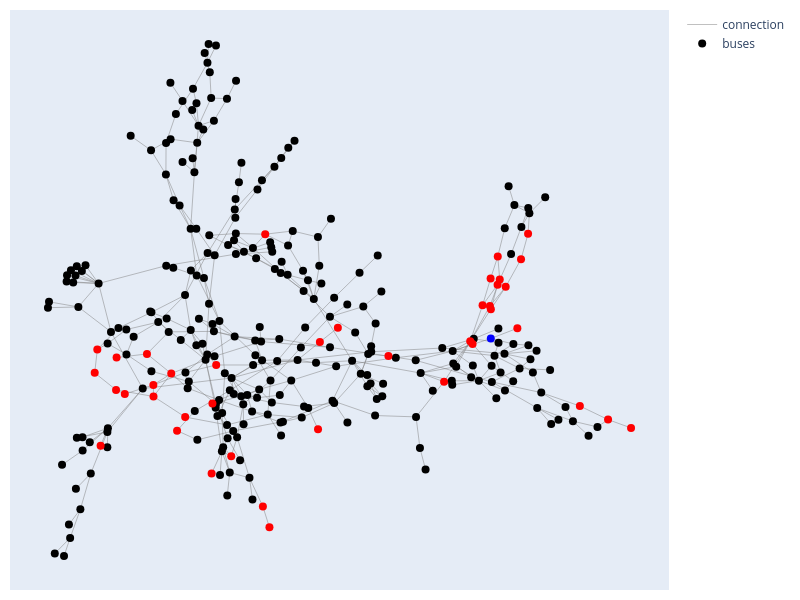
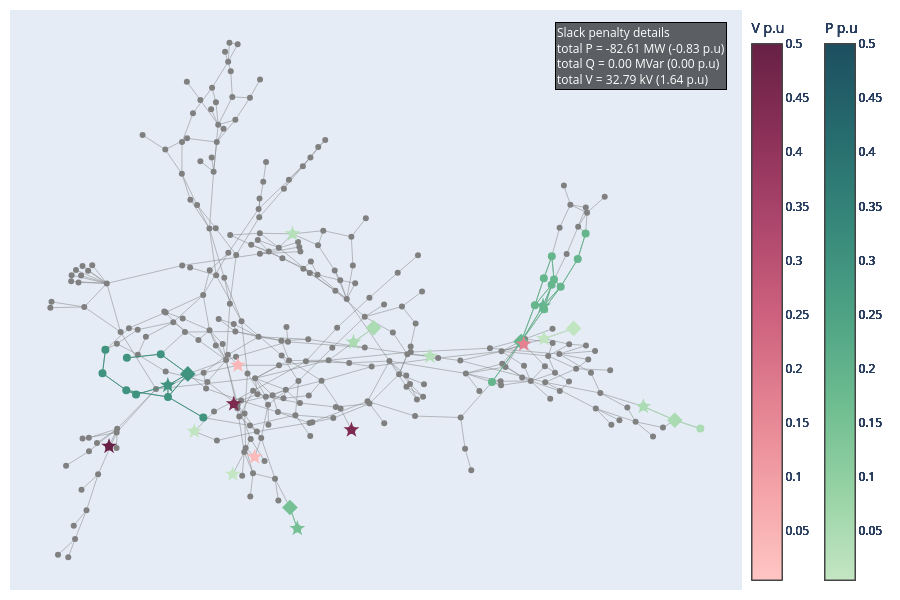

The cell these charts' notebook holds for them, in order:
### Code cell
plot_graph(G_1, pos, '[VL1_0]').show()
clusters = slack_subgraph(G_1, data_grouped_1)
data_grouped_1 = cluster_subgraph(G_1, clusters, data_grouped_1, dist)
fig = plot_slack_cluster(G_1, pos, clusters,data_grouped_1,data, col_centroid='centroid')
fig.show()

### Figure 1 — Plotly figure (JSON) as saved in the notebook; plotly's stock layout.template omitted (floating-point values rounded to 4 significant figures; data arrays with more than 128 entries replaced by an {"elided": "..."} marker saying what was removed)
{"data": [{"hoverinfo": "text", "hovertemplate": "%{text}<extra></extra>", "line": {"color": "gray", "width": 0.5}, "mode": "lines", "name": "connection", "text": {"elided": "409 str values"}, "type": "scatter", "x": {"elided": "1227 float values"}, "y": {"elided": "1227 float values"}}, {"hoverinfo": "text", "hovertemplate": "%{text}<extra></extra>", "marker": {"color": {"elided": "300 str values"}, "size": 8}, "mode": "markers", "name": "buses", "text": {"elided": "300 str values"}, "type": "scatter", "x": {"elided": "300 float values"}, "y": {"elided": "300 float values"}}], "layout": {"height": 600, "margin": {"b": 10, "l": 10, "r": 10, "t": 10}, "showlegend": true, "width": 800, "xaxis": {"visible": false}, "yaxis": {"visible": false}}}

### Figure 2 — Plotly figure (JSON) as saved in the notebook; plotly's stock layout.template omitted (floating-point values rounded to 4 significant figures; data arrays with more than 128 entries replaced by an {"elided": "..."} marker saying what was removed)
{"data": [{"hovertemplate": "%{text}<extra></extra>", "line": {"color": "grey", "width": 0.5}, "mode": "lines", "name": "edges", "text": {"elided": "818 str values"}, "type": "scatter", "x": {"elided": "1227 float values"}, "y": {"elided": "1227 float values"}}, {"hovertemplate": "%{text}<extra></extra>", "marker": {"color": "gray", "size": 6}, "mode": "markers", "name": "All nodes", "text": {"elided": "259 str values"}, "type": "scatter", "x": {"elided": "259 float values"}, "y": {"elided": "259 float values"}}, {"hovertemplate": "%{text}<extra></extra>", "marker": {"cmax": 0.5, "cmin": 0.004949, "color": "rgb(193, 229, 193)", "colorbar": {"title": {"text": "P p.u"}, "x": 1.1}, "colorscale": [[0, "rgb(196, 230, 195)"], [0.1667, "rgb(150, 210, 164)"], [0.3333, "rgb(109, 188, 144)"], [0.5, "rgb(77, 162, 132)"], [0.6667, "rgb(54, 135, 122)"], [0.8333, "rgb(38, 107, 110)"], [1, "rgb(29, 79, 96)"]], "size": 12, "symbol": "star"}, "mode": "markers", "name": "Centroids", "text": ["Centroid: VL1_0<br>Gen: [nan]<br>Controle voltage type: N/A<br>Controle voltage location: N/A<br>Controle voltage status: N/A<br>Transfo: [nan]<br>Shunt: [nan]<br>Load: ['VL1_0_load']<br>number of nodes: 2<br><br>Total P = -1.0224 MW (-0.01 p.u)<br>Total Q = 0.00 MVar (0.00 p.u)<br>Total V = 0.00 kV (0.0000 p.u)"], "type": "scatter", "x": [0.5316], "y": [-0.0427]}, {"hovertemplate": "%{text}<extra></extra>", "marker": {"color": "rgb(193, 229, 193)", "size": 12, "symbol": "diamond"}, "mode": "markers", "name": "Second centroids", "text": ["Second centroid: VL7001_0<br>Gen: ['B7001-G']<br>Transfo: [nan]<br>Shunt: [nan]<br>Load: [nan]<br>"], "type": "scatter", "x": [0.6006], "y": [-0.006537]}, {"line": {"color": "rgb(193, 229, 193)", "width": 1}, "mode": "lines", "type": "scatter", "x": [0.5316, 0.6006, null], "y": [-0.0427, -0.006537, null]}, {"hovertemplate": "%{text}<extra></extra>", "marker": {"color": "rgb(193, 229, 193)", "size": 8, "symbol": "circle"}, "mode": "markers", "text": ["VL1_0<br>slack: [-0.005839] p.u <br>type: ['P']", "VL7001_0<br>slack: [-0.004384] p.u <br>type: ['P']"], "type": "scatter", "x": [0.5316, 0.6006], "y": [-0.0427, -0.006537]}, {"hovertemplate": "%{text}<extra></extra>", "marker": {"cmax": 0.5, "cmin": 0.004949, "color": "rgb(171, 219, 178)", "colorbar": {"title": {"text": "P p.u"}, "x": 1.1}, "colorscale": [[0, "rgb(196, 230, 195)"], [0.1667, "rgb(150, 210, 164)"], [0.3333, "rgb(109, 188, 144)"], [0.5, "rgb(77, 162, 132)"], [0.6667, "rgb(54, 135, 122)"], [0.8333, "rgb(38, 107, 110)"], [1, "rgb(29, 79, 96)"]], "size": 12, "symbol": "star"}, "mode": "markers", "name": "Centroids", "text": ["Centroid: VL27_0<br>Gen: [nan]<br>Controle voltage type: N/A<br>Controle voltage location: N/A<br>Controle voltage status: N/A<br>Transfo: [nan]<br>Shunt: [nan]<br>Load: ['VL27_0_load']<br>number of nodes: 3<br><br>Total P = -4.9319 MW (-0.05 p.u)<br>Total Q = 0.00 MVar (0.00 p.u)<br>Total V = 0.00 kV (0.0000 p.u)"], "type": "scatter", "x": [0.7627], "y": [-0.2817]}, {"hovertemplate": "%{text}<extra></extra>", "marker": {"color": "rgb(171, 219, 178)", "size": 12, "symbol": "diamond"}, "mode": "markers", "name": "Second centroids", "text": ["Second centroid: VL26_0<br>Gen: [nan]<br>Transfo: [nan]<br>Shunt: [nan]<br>Load: ['VL26_0_load']<br>"], "type": "scatter", "x": [0.8358], "y": [-0.3298]}, {"line": {"color": "rgb(171, 219, 178)", "width": 1}, "mode": "lines", "type": "scatter", "x": [0.8955, 0.8358, null, 0.7627, 0.8358, null], "y": [-0.3594, -0.3298, null, -0.2817, -0.3298, null]}, {"hovertemplate": "%{text}<extra></extra>", "marker": {"color": "rgb(171, 219, 178)", "size": 8, "symbol": "circle"}, "mode": "markers", "text": ["VL320_0<br>slack: [-0.004087] p.u <br>type: ['P']", "VL27_0<br>slack: [-0.043848] p.u <br>type: ['P']", "VL26_0<br>slack: [-0.001384] p.u <br>type: ['P']"], "type": "scatter", "x": [0.8955, 0.7627, 0.8358], "y": [-0.3594, -0.2817, -0.3298]}, {"hovertemplate": "%{text}<extra></extra>", "marker": {"cmax": 0.5, "cmin": 0.004949, "color": "rgb(251, 187, 187)", "colorbar": {"title": {"text": "V p.u"}, "x": 1}, "colorscale": [[0, "rgb(255, 198, 196)"], [0.1667, "rgb(244, 163, 168)"], [0.3333, "rgb(227, 129, 145)"], [0.5, "rgb(204, 96, 125)"], [0.6667, "rgb(173, 70, 108)"], [0.8333, "rgb(139, 48, 88)"], [1, "rgb(103, 32, 68)"]], "size": 12, "symbol": "star"}, "mode": "markers", "name": "Centroids", "text": ["Centroid: VL76_0<br>Gen: ['B76-G']<br>Controle voltage type: GENERATOR<br>Controle voltage location: [VL76_0]<br>Controle voltage status: MAIN<br>Transfo: [nan]<br>Shunt: [nan]<br>Load: ['VL76_0_load']<br>number of nodes: 1<br><br>Total P = 0.0000 MW (0.00 p.u)<br>Total Q = 0.00 MVar (0.00 p.u)<br>Total V = 3.64 kV (0.0317 p.u)"], "type": "scatter", "x": [-0.1417], "y": [-0.4594]}, {"line": {"color": "rgb(251, 187, 187)", "width": 1}, "mode": "lines", "type": "scatter", "x": [], "y": []}, {"hovertemplate": "%{text}<extra></extra>", "marker": {"color": "rgb(251, 187, 187)", "size": 8, "symbol": "circle"}, "mode": "markers", "text": ["VL76_0<br>slack: [0.031693] p.u <br>type: ['V']"], "type": "scatter", "x": [-0.1417], "y": [-0.4594]}, {"hovertemplate": "%{text}<extra></extra>", "marker": {"cmax": 0.5, "cmin": 0.004949, "color": "rgb(64, 147, 126)", "colorbar": {"title": {"text": "P p.u"}, "x": 1.1}, "colorscale": [[0, "rgb(196, 230, 195)"], [0.1667, "rgb(150, 210, 164)"], [0.3333, "rgb(109, 188, 144)"], [0.5, "rgb(77, 162, 132)"], [0.6667, "rgb(54, 135, 122)"], [0.8333, "rgb(38, 107, 110)"], [1, "rgb(29, 79, 96)"]], "size": 12, "symbol": "star"}, "mode": "markers", "name": "Centroids", "text": ["Centroid: VL110_0<br>Gen: [nan]<br>Controle voltage type: N/A<br>Controle voltage location: N/A<br>Controle voltage status: N/A<br>Transfo: [nan]<br>Shunt: [nan]<br>Load: ['VL110_0_load']<br>number of nodes: 10<br><br>Total P = -29.8138 MW (-0.30 p.u)<br>Total Q = 0.00 MVar (0.00 p.u)<br>Total V = 0.00 kV (0.0000 p.u)"], "type": "scatter", "x": [-0.3438], "y": [-0.2071]}, {"hovertemplate": "%{text}<extra></extra>", "marker": {"color": "rgb(64, 147, 126)", "size": 12, "symbol": "diamond"}, "mode": "markers", "name": "Second centroids", "text": ["Second centroid: VL99_0<br>Gen: [nan]<br>Transfo: [nan]<br>Shunt: [nan]<br>Load: ['VL99_0_load']<br>"], "type": "scatter", "x": [-0.2973], "y": [-0.1668]}, {"line": {"color": "rgb(64, 147, 126)", "width": 1}, "mode": "lines", "type": "scatter", "x": [-0.4405, -0.3433, null, -0.4405, -0.4178, null, -0.4405, -0.4959, null, -0.4959, -0.4891, null, -0.3603, -0.2973, null, -0.3603, -0.4391, null, -0.3433, -0.2973, null, -0.3433, -0.3438, null, -0.3433, -0.2612, null, -0.3438, -0.2973, null, -0.3438, -0.4178, null], "y": [-0.2247, -0.2479, null, -0.2247, -0.2394, null, -0.2247, -0.1644, null, -0.1644, -0.08177, null, -0.09726, -0.1668, null, -0.09726, -0.1103, null, -0.2479, -0.1668, null, -0.2479, -0.2071, null, -0.2479, -0.3208, null, -0.2071, -0.1668, null, -0.2071, -0.2394, null]}, {"hovertemplate": "%{text}<extra></extra>", "marker": {"color": "rgb(64, 147, 126)", "size": 8, "symbol": "circle"}, "mode": "markers", "text": ["VL207_0<br>slack: [-0.029214] p.u <br>type: ['P']", "VL108_0<br>slack: [-0.005202] p.u <br>type: ['P']", "VL109_0<br>slack: [-0.042893] p.u <br>type: ['P']", "VL110_0<br>slack: [-0.039716] p.u <br>type: ['P']", "VL324_0<br>slack: [-0.051277] p.u <br>type: ['P']", "VL99_0<br>slack: [-0.005991] p.u <br>type: ['P']", "VL112_0<br>slack: [-0.045012] p.u <br>type: ['P']", "VL113_0<br>slack: [-0.016208] p.u <br>type: ['P']", "VL206_0<br>slack: [-0.024672] p.u <br>type: ['P']", "VL114_0<br>slack: [-0.037951] p.u <br>type: ['P']"], "type": "scatter", "x": [-0.4959, -0.3603, -0.3433, -0.3438, -0.4391, -0.2973, -0.4178, -0.2612, -0.4891, -0.4405], "y": [-0.1644, -0.09726, -0.2479, -0.2071, -0.1103, -0.1668, -0.2394, -0.3208, -0.08177, -0.2247]}, {"hovertemplate": "%{text}<extra></extra>", "marker": {"cmax": 0.5, "cmin": 0.004949, "color": "rgb(181, 224, 185)", "colorbar": {"title": {"text": "P p.u"}, "x": 1.1}, "colorscale": [[0, "rgb(196, 230, 195)"], [0.1667, "rgb(150, 210, 164)"], [0.3333, "rgb(109, 188, 144)"], [0.5, "rgb(77, 162, 132)"], [0.6667, "rgb(54, 135, 122)"], [0.8333, "rgb(38, 107, 110)"], [1, "rgb(29, 79, 96)"]], "size": 12, "symbol": "star"}, "mode": "markers", "name": "Centroids", "text": ["Centroid: VL526_0<br>Gen: [nan]<br>Controle voltage type: N/A<br>Controle voltage location: N/A<br>Controle voltage status: N/A<br>Transfo: [nan]<br>Shunt: [nan]<br>Load: ['VL526_0_load']<br>number of nodes: 1<br><br>Total P = -3.1217 MW (-0.03 p.u)<br>Total Q = 0.00 MVar (0.00 p.u)<br>Total V = 0.00 kV (0.0000 p.u)"], "type": "scatter", "x": [0.2661], "y": [-0.105]}, {"line": {"color": "rgb(181, 224, 185)", "width": 1}, "mode": "lines", "type": "scatter", "x": [], "y": []}, {"hovertemplate": "%{text}<extra></extra>", "marker": {"color": "rgb(181, 224, 185)", "size": 8, "symbol": "circle"}, "mode": "markers", "text": ["VL526_0<br>slack: [-0.031217] p.u <br>type: ['P']"], "type": "scatter", "x": [0.2661], "y": [-0.105]}, {"hovertemplate": "%{text}<extra></extra>", "marker": {"cmax": 0.5, "cmin": 0.004949, "color": "rgb(117, 192, 148)", "colorbar": {"title": {"text": "P p.u"}, "x": 1.1}, "colorscale": [[0, "rgb(196, 230, 195)"], [0.1667, "rgb(150, 210, 164)"], [0.3333, "rgb(109, 188, 144)"], [0.5, "rgb(77, 162, 132)"], [0.6667, "rgb(54, 135, 122)"], [0.8333, "rgb(38, 107, 110)"], [1, "rgb(29, 79, 96)"]], "size": 12, "symbol": "star"}, "mode": "markers", "name": "Centroids", "text": ["Centroid: VL528_0<br>Gen: [nan]<br>Controle voltage type: N/A<br>Controle voltage location: N/A<br>Controle voltage status: N/A<br>Transfo: [nan]<br>Shunt: [nan]<br>Load: ['VL528_0_load']<br>number of nodes: 2<br><br>Total P = -15.3660 MW (-0.15 p.u)<br>Total Q = 0.00 MVar (0.00 p.u)<br>Total V = 0.00 kV (0.0000 p.u)"], "type": "scatter", "x": [-0.04257], "y": [-0.7114]}, {"hovertemplate": "%{text}<extra></extra>", "marker": {"color": "rgb(117, 192, 148)", "size": 12, "symbol": "diamond"}, "mode": "markers", "name": "Second centroids", "text": ["Second centroid: VL70_0<br>Gen: [nan]<br>Transfo: [nan]<br>Shunt: [nan]<br>Load: ['VL70_0_load']<br>"], "type": "scatter", "x": [-0.0596], "y": [-0.6377]}, {"line": {"color": "rgb(117, 192, 148)", "width": 1}, "mode": "lines", "type": "scatter", "x": [-0.0596, -0.04257, null], "y": [-0.6377, -0.7114, null]}, {"hovertemplate": "%{text}<extra></extra>", "marker": {"color": "rgb(117, 192, 148)", "size": 8, "symbol": "circle"}, "mode": "markers", "text": ["VL70_0<br>slack: [-0.070265] p.u <br>type: ['P']", "VL528_0<br>slack: [-0.083396] p.u <br>type: ['P']"], "type": "scatter", "x": [-0.0596, -0.04257], "y": [-0.6377, -0.7114]}, {"hovertemplate": "%{text}<extra></extra>", "marker": {"cmax": 0.5, "cmin": 0.004949, "color": "rgb(196, 230, 195)", "colorbar": {"title": {"text": "P p.u"}, "x": 1.1}, "colorscale": [[0, "rgb(196, 230, 195)"], [0.1667, "rgb(150, 210, 164)"], [0.3333, "rgb(109, 188, 144)"], [0.5, "rgb(77, 162, 132)"], [0.6667, "rgb(54, 135, 122)"], [0.8333, "rgb(38, 107, 110)"], [1, "rgb(29, 79, 96)"]], "size": 12, "symbol": "star"}, "mode": "markers", "name": "Centroids", "text": ["Centroid: VL609_0<br>Gen: [nan]<br>Controle voltage type: N/A<br>Controle voltage location: N/A<br>Controle voltage status: N/A<br>Transfo: [nan]<br>Shunt: [nan]<br>Load: ['VL609_0_load']<br>number of nodes: 1<br><br>Total P = -0.4949 MW (-0.00 p.u)<br>Total Q = 0.00 MVar (0.00 p.u)<br>Total V = 0.00 kV (0.0000 p.u)"], "type": "scatter", "x": [-0.1926], "y": [-0.5205]}, {"line": {"color": "rgb(196, 230, 195)", "width": 1}, "mode": "lines", "type": "scatter", "x": [], "y": []}, {"hovertemplate": "%{text}<extra></extra>", "marker": {"color": "rgb(196, 230, 195)", "size": 8, "symbol": "circle"}, "mode": "markers", "text": ["VL609_0<br>slack: [-0.004949] p.u <br>type: ['P']"], "type": "scatter", "x": [-0.1926], "y": [-0.5205]}, {"hovertemplate": "%{text}<extra></extra>", "marker": {"cmax": 0.5, "cmin": 0.004949, "color": "rgb(250, 183, 184)", "colorbar": {"title": {"text": "V p.u"}, "x": 1}, "colorscale": [[0, "rgb(255, 198, 196)"], [0.1667, "rgb(244, 163, 168)"], [0.3333, "rgb(227, 129, 145)"], [0.5, "rgb(204, 96, 125)"], [0.6667, "rgb(173, 70, 108)"], [0.8333, "rgb(139, 48, 88)"], [1, "rgb(103, 32, 68)"]], "size": 12, "symbol": "star"}, "mode": "markers", "name": "Centroids", "text": ["Centroid: VL92_0<br>Gen: ['B92-G']<br>Controle voltage type: GENERATOR<br>Controle voltage location: [VL92_0]<br>Controle voltage status: MAIN<br>Transfo: [nan]<br>Shunt: [nan]<br>Load: ['VL92_0_load']<br>number of nodes: 1<br><br>Total P = 0.0000 MW (0.00 p.u)<br>Total Q = 0.00 MVar (0.00 p.u)<br>Total V = 4.74 kV (0.0412 p.u)"], "type": "scatter", "x": [-0.1807], "y": [-0.1364]}, {"line": {"color": "rgb(250, 183, 184)", "width": 1}, "mode": "lines", "type": "scatter", "x": [], "y": []}, {"hovertemplate": "%{text}<extra></extra>", "marker": {"color": "rgb(250, 183, 184)", "size": 8, "symbol": "circle"}, "mode": "markers", "text": ["VL92_0<br>slack: [0.041213] p.u <br>type: ['V']"], "type": "scatter", "x": [-0.1807], "y": [-0.1364]}, {"hovertemplate": "%{text}<extra></extra>", "marker": {"cmax": 0.5, "cmin": 0.004949, "color": "rgb(101, 182, 141)", "colorbar": {"title": {"text": "P p.u"}, "x": 1.1}, "colorscale": [[0, "rgb(196, 230, 195)"], [0.1667, "rgb(150, 210, 164)"], [0.3333, "rgb(109, 188, 144)"], [0.5, "rgb(77, 162, 132)"], [0.6667, "rgb(54, 135, 122)"], [0.8333, "rgb(38, 107, 110)"], [1, "rgb(29, 79, 96)"]], "size": 12, "symbol": "star"}, "mode": "markers", "name": "Centroids", "text": ["Centroid: VL125_0<br>Gen: ['B125-G']<br>Controle voltage type: GENERATOR<br>Controle voltage location: [VL125_0]<br>Controle voltage status: MAIN<br>Transfo: [nan]<br>Shunt: [nan]<br>Load: ['VL125_0_load']<br>number of nodes: 12<br><br>Total P = -18.9360 MW (-0.19 p.u)<br>Total Q = 0.00 MVar (0.00 p.u)<br>Total V = 0.00 kV (0.0000 p.u)"], "type": "scatter", "x": [0.5294], "y": [0.07252]}, {"hovertemplate": "%{text}<extra></extra>", "marker": {"color": "rgb(101, 182, 141)", "size": 12, "symbol": "diamond"}, "mode": "markers", "name": "Second centroids", "text": ["Second centroid: VL126_0<br>Gen: [nan]<br>Transfo: [nan]<br>Shunt: [nan]<br>Load: ['VL126_0_load']<br>"], "type": "scatter", "x": [0.4783], "y": [-0.05264]}, {"line": {"color": "rgb(101, 182, 141)", "width": 1}, "mode": "lines", "type": "scatter", "x": [0.5493, 0.5318, null, 0.5493, 0.5103, null, 0.4783, 0.5294, null, 0.4783, 0.4105, null, 0.4783, 0.5318, null, 0.4783, 0.5103, null, 0.5103, 0.5311, null, 0.5294, 0.5703, null, 0.5294, 0.5549, null, 0.5311, 0.5498, null, 0.5703, 0.6101, null, 0.5703, 0.5549, null, 0.5703, 0.5318, null, 0.5498, 0.5549, null, 0.6284, 0.6101, null], "y": [0.1475, 0.06128, null, 0.1475, 0.07523, null, -0.05264, 0.07252, null, -0.05264, -0.1954, null, -0.05264, 0.06128, null, -0.05264, 0.07523, null, 0.07523, 0.17, null, 0.07252, 0.1402, null, 0.07252, 0.1661, null, 0.17, 0.2476, null, 0.1402, 0.2381, null, 0.1402, 0.1661, null, 0.1402, 0.06128, null, 0.2476, 0.1661, null, 0.3282, 0.2381, null]}, {"hovertemplate": "%{text}<extra></extra>", "marker": {"color": "rgb(101, 182, 141)", "size": 8, "symbol": "circle"}, "mode": "markers", "text": ["VL159_0<br>slack: [-0.001093] p.u <br>type: ['P']", "VL126_0<br>slack: [-0.02631] p.u <br>type: ['P']", "VL158_0<br>slack: [-0.008532] p.u <br>type: ['P']", "VL125_0<br>slack: [-0.041426] p.u <br>type: ['P']", "VL127_0<br>slack: [-0.008037] p.u <br>type: ['P']", "VL160_0<br>slack: [-0.010004] p.u <br>type: ['P']", "VL122_0<br>slack: [-0.012645] p.u <br>type: ['P']", "VL116_1<br>slack: [-0.006171] p.u <br>type: ['P']", "VL157_0<br>slack: [-0.011378] p.u <br>type: ['P']", "VL115_1<br>slack: [-0.003046] p.u <br>type: ['P']", "VL115_0<br>slack: [-0.004744] p.u <br>type: ['P']", "VL123_0<br>slack: [-0.055973] p.u <br>type: ['P']"], "type": "scatter", "x": [0.5493, 0.4783, 0.5103, 0.5294, 0.4105, 0.5311, 0.5703, 0.5498, 0.5318, 0.6284, 0.6101, 0.5549], "y": [0.1475, -0.05264, 0.07523, 0.07252, -0.1954, 0.17, 0.1402, 0.2476, 0.06128, 0.3282, 0.2381, 0.1661]}, {"hovertemplate": "%{text}<extra></extra>", "marker": {"cmax": 0.5, "cmin": 0.004949, "color": "rgb(193, 229, 193)", "colorbar": {"title": {"text": "P p.u"}, "x": 1.1}, "colorscale": [[0, "rgb(196, 230, 195)"], [0.1667, "rgb(150, 210, 164)"], [0.3333, "rgb(109, 188, 144)"], [0.5, "rgb(77, 162, 132)"], [0.6667, "rgb(54, 135, 122)"], [0.8333, "rgb(38, 107, 110)"], [1, "rgb(29, 79, 96)"]], "size": 12, "symbol": "star"}, "mode": "markers", "name": "Centroids", "text": ["Centroid: VL154_0<br>Gen: [nan]<br>Controle voltage type: N/A<br>Controle voltage location: N/A<br>Controle voltage status: N/A<br>Transfo: [nan]<br>Shunt: ['VL154_0_shunt_compensators']<br>Load: ['VL154_0_load']<br>number of nodes: 1<br><br>Total P = -0.9534 MW (-0.01 p.u)<br>Total Q = 0.00 MVar (0.00 p.u)<br>Total V = 0.00 kV (0.0000 p.u)"], "type": "scatter", "x": [-0.2823], "y": [-0.3691]}, {"line": {"color": "rgb(193, 229, 193)", "width": 1}, "mode": "lines", "type": "scatter", "x": [], "y": []}, {"hovertemplate": "%{text}<extra></extra>", "marker": {"color": "rgb(193, 229, 193)", "size": 8, "symbol": "circle"}, "mode": "markers", "text": ["VL154_0<br>slack: [-0.009534] p.u <br>type: ['P']"], "type": "scatter", "x": [-0.2823], "y": [-0.3691]}, {"hovertemplate": "%{text}<extra></extra>", "marker": {"cmax": 0.5, "cmin": 0.004949, "color": "rgb(182, 224, 185)", "colorbar": {"title": {"text": "P p.u"}, "x": 1.1}, "colorscale": [[0, "rgb(196, 230, 195)"], [0.1667, "rgb(150, 210, 164)"], [0.3333, "rgb(109, 188, 144)"], [0.5, "rgb(77, 162, 132)"], [0.6667, "rgb(54, 135, 122)"], [0.8333, "rgb(38, 107, 110)"], [1, "rgb(29, 79, 96)"]], "size": 12, "symbol": "star"}, "mode": "markers", "name": "Centroids", "text": ["Centroid: VL173_0<br>Gen: [nan]<br>Controle voltage type: N/A<br>Controle voltage location: N/A<br>Controle voltage status: N/A<br>Transfo: [nan]<br>Shunt: ['VL173_0_shunt_compensators']<br>Load: ['VL173_0_load']<br>number of nodes: 1<br><br>Total P = -3.0405 MW (-0.03 p.u)<br>Total Q = 0.00 MVar (0.00 p.u)<br>Total V = 0.00 kV (0.0000 p.u)"], "type": "scatter", "x": [-0.05355], "y": [0.3266]}, {"line": {"color": "rgb(182, 224, 185)", "width": 1}, "mode": "lines", "type": "scatter", "x": [], "y": []}, {"hovertemplate": "%{text}<extra></extra>", "marker": {"color": "rgb(182, 224, 185)", "size": 8, "symbol": "circle"}, "mode": "markers", "text": ["VL173_0<br>slack: [-0.030405] p.u <br>type: ['P']"], "type": "scatter", "x": [-0.05355], "y": [0.3266]}, {"hovertemplate": "%{text}<extra></extra>", "marker": {"cmax": 0.5, "cmin": 0.004949, "color": "rgb(228, 130, 146)", "colorbar": {"title": {"text": "V p.u"}, "x": 1}, "colorscale": [[0, "rgb(255, 198, 196)"], [0.1667, "rgb(244, 163, 168)"], [0.3333, "rgb(227, 129, 145)"], [0.5, "rgb(204, 96, 125)"], [0.6667, "rgb(173, 70, 108)"], [0.8333, "rgb(139, 48, 88)"], [1, "rgb(103, 32, 68)"]], "size": 12, "symbol": "star"}, "mode": "markers", "name": "Centroids", "text": ["Centroid: VL7001_2<br>Gen: ['B7003-G']<br>Controle voltage type: GENERATOR<br>Controle voltage location: [VL7001_2]<br>Controle voltage status: MAIN<br>Transfo: [nan]<br>Shunt: [nan]<br>Load: [nan]<br>number of nodes: 1<br><br>Total P = 0.0000 MW (0.00 p.u)<br>Total Q = 0.00 MVar (0.00 p.u)<br>Total V = 2.30 kV (0.1669 p.u)"], "type": "scatter", "x": [0.4844], "y": [-0.06209]}, {"line": {"color": "rgb(228, 130, 146)", "width": 1}, "mode": "lines", "type": "scatter", "x": [], "y": []}, {"hovertemplate": "%{text}<extra></extra>", "marker": {"color": "rgb(228, 130, 146)", "size": 8, "symbol": "circle"}, "mode": "markers", "text": ["VL7001_2<br>slack: [0.166866] p.u <br>type: ['V']"], "type": "scatter", "x": [0.4844], "y": [-0.06209]}, {"hovertemplate": "%{text}<extra></extra>", "marker": {"cmax": 0.5, "cmin": 0.004949, "color": "rgb(171, 219, 178)", "colorbar": {"title": {"text": "P p.u"}, "x": 1.1}, "colorscale": [[0, "rgb(196, 230, 195)"], [0.1667, "rgb(150, 210, 164)"], [0.3333, "rgb(109, 188, 144)"], [0.5, "rgb(77, 162, 132)"], [0.6667, "rgb(54, 135, 122)"], [0.8333, "rgb(38, 107, 110)"], [1, "rgb(29, 79, 96)"]], "size": 12, "symbol": "star"}, "mode": "markers", "name": "Centroids", "text": ["Centroid: VL15_1<br>Gen: [nan]<br>Controle voltage type: N/A<br>Controle voltage location: N/A<br>Controle voltage status: N/A<br>Transfo: [nan]<br>Shunt: [nan]<br>Load: ['VL15_1_load']<br>number of nodes: 2<br><br>Total P = -4.9288 MW (-0.05 p.u)<br>Total Q = 0.00 MVar (0.00 p.u)<br>Total V = 0.00 kV (0.0000 p.u)"], "type": "scatter", "x": [0.0883], "y": [-0.05497]}, {"hovertemplate": "%{text}<extra></extra>", "marker": {"color": "rgb(171, 219, 178)", "size": 12, "symbol": "diamond"}, "mode": "markers", "name": "Second centroids", "text": ["Second centroid: VL7017_0<br>Gen: ['B7017-G']<br>Transfo: [nan]<br>Shunt: [nan]<br>Load: [nan]<br>"], "type": "scatter", "x": [0.1349], "y": [-0.004516]}, {"line": {"color": "rgb(171, 219, 178)", "width": 1}, "mode": "lines", "type": "scatter", "x": [0.1349, 0.0883, null], "y": [-0.004516, -0.05497, null]}, {"hovertemplate": "%{text}<extra></extra>", "marker": {"color": "rgb(171, 219, 178)", "size": 8, "symbol": "circle"}, "mode": "markers", "text": ["VL7017_0<br>slack: [-0.024237] p.u <br>type: ['P']", "VL15_1<br>slack: [-0.025051] p.u <br>type: ['P']"], "type": "scatter", "x": [0.1349, 0.0883], "y": [-0.004516, -0.05497]}, {"hovertemplate": "%{text}<extra></extra>", "marker": {"cmax": 0.5, "cmin": 0.004949, "color": "rgb(125, 42, 80)", "colorbar": {"title": {"text": "V p.u"}, "x": 1}, "colorscale": [[0, "rgb(255, 198, 196)"], [0.1667, "rgb(244, 163, 168)"], [0.3333, "rgb(227, 129, 145)"], [0.5, "rgb(204, 96, 125)"], [0.6667, "rgb(173, 70, 108)"], [0.8333, "rgb(139, 48, 88)"], [1, "rgb(103, 32, 68)"]], "size": 12, "symbol": "star"}, "mode": "markers", "name": "Centroids", "text": ["Centroid: VL7039_0<br>Gen: ['B7039-G']<br>Controle voltage type: GENERATOR<br>Controle voltage location: [VL7039_0]<br>Controle voltage status: MAIN<br>Transfo: [nan]<br>Shunt: [nan]<br>Load: [nan]<br>number of nodes: 1<br><br>Total P = 0.0000 MW (0.00 p.u)<br>Total Q = 0.00 MVar (0.00 p.u)<br>Total V = 9.00 kV (0.4500 p.u)"], "type": "scatter", "x": [0.08345], "y": [-0.3643]}, {"line": {"color": "rgb(125, 42, 80)", "width": 1}, "mode": "lines", "type": "scatter", "x": [], "y": []}, {"hovertemplate": "%{text}<extra></extra>", "marker": {"color": "rgb(125, 42, 80)", "size": 8, "symbol": "circle"}, "mode": "markers", "text": ["VL7039_0<br>slack: [0.45] p.u <br>type: ['V']"], "type": "scatter", "x": [0.08345], "y": [-0.3643]}, {"hovertemplate": "%{text}<extra></extra>", "marker": {"cmax": 0.5, "cmin": 0.004949, "color": "rgb(125, 42, 80)", "colorbar": {"title": {"text": "V p.u"}, "x": 1}, "colorscale": [[0, "rgb(255, 198, 196)"], [0.1667, "rgb(244, 163, 168)"], [0.3333, "rgb(227, 129, 145)"], [0.5, "rgb(204, 96, 125)"], [0.6667, "rgb(173, 70, 108)"], [0.8333, "rgb(139, 48, 88)"], [1, "rgb(103, 32, 68)"]], "size": 12, "symbol": "star"}, "mode": "markers", "name": "Centroids", "text": ["Centroid: VL7049_0<br>Gen: ['B7049-G']<br>Controle voltage type: GENERATOR<br>Controle voltage location: [VL7049_0]<br>Controle voltage status: MAIN<br>Transfo: [nan]<br>Shunt: [nan]<br>Load: [nan]<br>number of nodes: 1<br><br>Total P = 0.0000 MW (0.00 p.u)<br>Total Q = 0.00 MVar (0.00 p.u)<br>Total V = 6.20 kV (0.4493 p.u)"], "type": "scatter", "x": [-0.1905], "y": [-0.2727]}, {"line": {"color": "rgb(125, 42, 80)", "width": 1}, "mode": "lines", "type": "scatter", "x": [], "y": []}, {"hovertemplate": "%{text}<extra></extra>", "marker": {"color": "rgb(125, 42, 80)", "size": 8, "symbol": "circle"}, "mode": "markers", "text": ["VL7049_0<br>slack: [0.4493] p.u <br>type: ['V']"], "type": "scatter", "x": [-0.1905], "y": [-0.2727]}, {"hovertemplate": "%{text}<extra></extra>", "marker": {"cmax": 0.5, "cmin": 0.004949, "color": "rgb(103, 32, 68)", "colorbar": {"title": {"text": "V p.u"}, "x": 1}, "colorscale": [[0, "rgb(255, 198, 196)"], [0.1667, "rgb(244, 163, 168)"], [0.3333, "rgb(227, 129, 145)"], [0.5, "rgb(204, 96, 125)"], [0.6667, "rgb(173, 70, 108)"], [0.8333, "rgb(139, 48, 88)"], [1, "rgb(103, 32, 68)"]], "size": 12, "symbol": "star"}, "mode": "markers", "name": "Centroids", "text": ["Centroid: VL9051_3<br>Gen: ['B9054-G']<br>Controle voltage type: GENERATOR<br>Controle voltage location: [VL9051_3]<br>Controle voltage status: MAIN<br>Transfo: [nan]<br>Shunt: [nan]<br>Load: [nan]<br>number of nodes: 1<br><br>Total P = 0.0000 MW (0.00 p.u)<br>Total Q = 0.00 MVar (0.00 p.u)<br>Total V = 6.90 kV (0.5000 p.u)"], "type": "scatter", "x": [-0.4806], "y": [-0.4221]}, {"line": {"color": "rgb(103, 32, 68)", "width": 1}, "mode": "lines", "type": "scatter", "x": [], "y": []}, {"hovertemplate": "%{text}<extra></extra>", "marker": {"color": "rgb(103, 32, 68)", "size": 8, "symbol": "circle"}, "mode": "markers", "text": ["VL9051_3<br>slack: [0.5] p.u <br>type: ['V']"], "type": "scatter", "x": [-0.4806], "y": [-0.4221]}], "layout": {"annotations": [{"align": "left", "bgcolor": "rgba(0,0,0,0.6)", "bordercolor": "black", "borderwidth": 1, "font": {"color": "white", "size": 12}, "showarrow": false, "text": "Slack penalty details <br>total P = -82.61 MW (-0.83 p.u)<br>total Q = 0.00 MVar (0.00 p.u)<br>total V = 32.79 kV (1.64 p.u)", "x": 0.98, "xref": "paper", "y": 0.98, "yref": "paper"}], "height": 600, "margin": {"b": 10, "l": 10, "r": 10, "t": 10}, "showlegend": false, "width": 900, "xaxis": {"visible": false}, "yaxis": {"visible": false}}}
